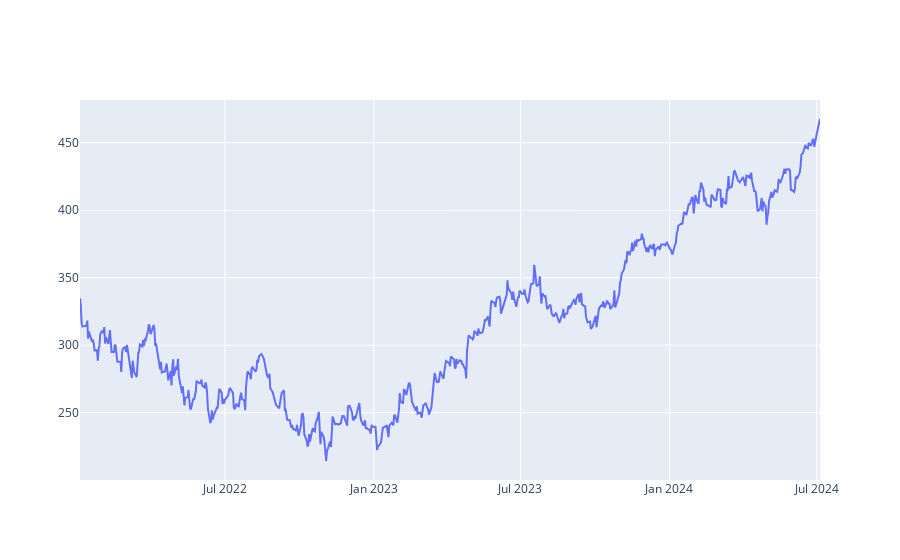

Notebook source saved alongside this figure:
### Markdown cell above
##### Plot closing price as a time series chart

### Code cell
fig = go.Figure(data=go.Scatter(x=data.index,y=data['Close'],mode='lines'))
fig.show()

### Figure 1 — Plotly figure (JSON) as saved in the notebook; plotly's stock layout.template omitted (floating-point values rounded to 4 significant figures; data arrays with more than 128 entries replaced by an {"elided": "..."} marker saying what was removed)
{"data": [{"mode": "lines", "type": "scatter", "x": {"elided": "629 str values"}, "y": {"elided": "629 float values"}}], "layout": {}}
